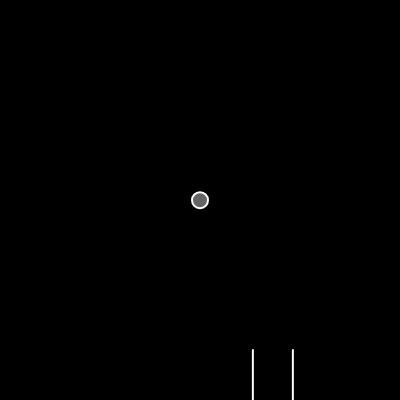
Frame 1 (no input)
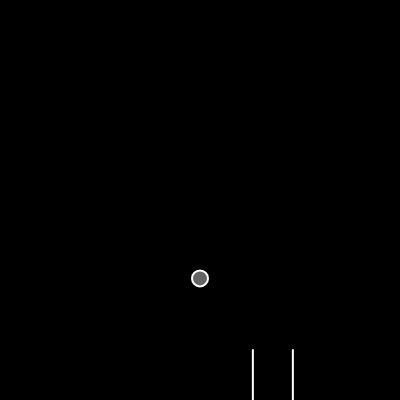
Frame 60 (no input)
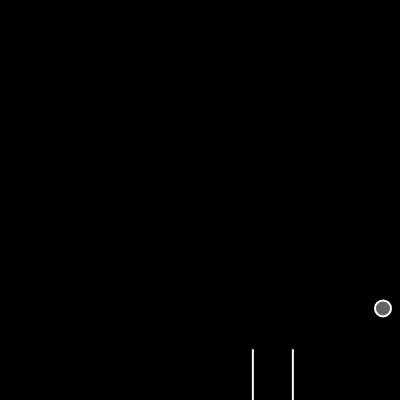
Frame 120 (the mouse pressed at the canvas centre since frame 60)

The p5.js sketch that drew these frames (run headless with seeded random() and noise() and a simulated clock; from frame 60 on, the mouse is pressed at the canvas centre):

// p5.js sketch
// ── sketch.js
let mover;

// 最初に一回呼び出される
function setup() {
  createCanvas(400, 400); // 400*400でキャンバスを作る
  mover = new Mover(200, 200); // 円の動きは200, 200から始める
}

// フレームごとに呼び出される
function draw() {
  // 背景は黒
  background(0);
  
  if(mouseIsPressed){ // マウスが押されたら
    if(mouseX < width / 2){ // 左側なら
      // 左に風力
      let wind = createVector(-0.1, 0);
      mover.applyForce(wind);
    }else{ // 右側なら
      // 右に風力
      let wind = createVector(0.1, 0);
      mover.applyForce(wind);
    }
  }

  // 重力
  let gravity = createVector(0, 0.2);
  mover.applyForce(gravity);

  mover.update(); // 速度や位置を計算
  mover.edges(); // 端判定
  mover.check_edges();
  mover.show(); // 表示
}
// ── mover.js
class Mover{
  constructor(x, y){
    // 位置：初期位置x, yを指定してベクトルを作成する
    this.pos = createVector(x, y);
    
    // 速度：初期位置0,0を指定してベクトルを作成する
    // this.vel = p5.Vector.random2D();
    // this.vel.mult(random(3));
    this.vel = createVector(0, 0);
    
    // 加速度: 初期位置0,0を指定してベクトルを作成する
    this.acc = createVector(0, 0);
    
    // 円の半径は16
    this.r = 8;

    // カップの左のx位置(ランダム値)
    this.random_pos = random(10, 350);
  }
  
  // ニュートンの第2法則を実装する
  applyForce(force){
    // this.acc = force; // 簡素化されたver
    this.acc.add(force);
  }
  
  // 円が端にぶつかったタイミングを見張る関数
  edges(){
    // 下端
    if (this.pos.y > height - this.r){
      this.pos.y = height - this.r;
      this.vel.y *= -1;
    }

    // 右端
    if (this.pos.x > width - this.r){
      this.pos.x = width - this.r;
      this.vel.x *= -1;
    }
    // 左端
    else  if (this.pos.x <= this.r){
      this.pos.x = this.r;
      this.vel.x *= -1;
    }
    
  }

  // カップに当たったかどうか判定
  check_edges(){
    // 高さ
    if (this.pos.y >= 350 && this.pos.y <= 400){
      // 右端 左端
      if (this.pos.x >= this.random_pos - this.r && this.pos.x <= this.random_pos + this.r){
        textSize(30);
        fill(255);
        text("Clear!!", width / 2 - 80, height / 2);
        noLoop();
      }
    }
  }

  update() {
    /*
    // 初期位置をマウスのカーソル位置にしてベクトル作成
    var mouse = createVector(mouseX,mouseY);
    
    // static function
    // mouse - posの結果をaccに入れる
    this.acc = p5.Vector.sub(mouse,this.pos);
    
    // ベクトルの大きさが0.1になるよう調整
    this.acc.setMag(0.1);
    */

    this.vel.add(this.acc);
    this.pos.add(this.vel);
    this.acc.set(0, 0); // 力を取り除く
  }

  show() {
    stroke(255); // 枠線色を黒に設定
    strokeWeight(2); // 太さを2ピクセルに設定
    fill(255, 100); //　塗りつぶす色を透明度100の白色に設定 
    // ellipse(this.pos.x, this.pos.y, 32, 32); // 中心を位置に合わせて、半径32で円を描く
    ellipse(this.pos.x, this.pos.y, this.r * 2); // 中心を位置に合わせて、半径32で円を描く

    // カップ
    line(this.random_pos, 350, this.random_pos, 400);
    line(this.random_pos + 40, 350, this.random_pos + 40, 400);
  }
}
